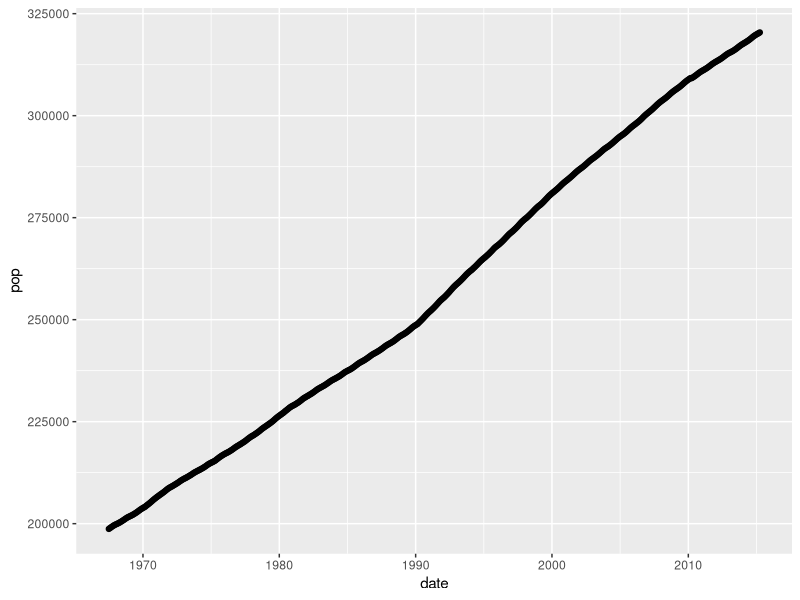
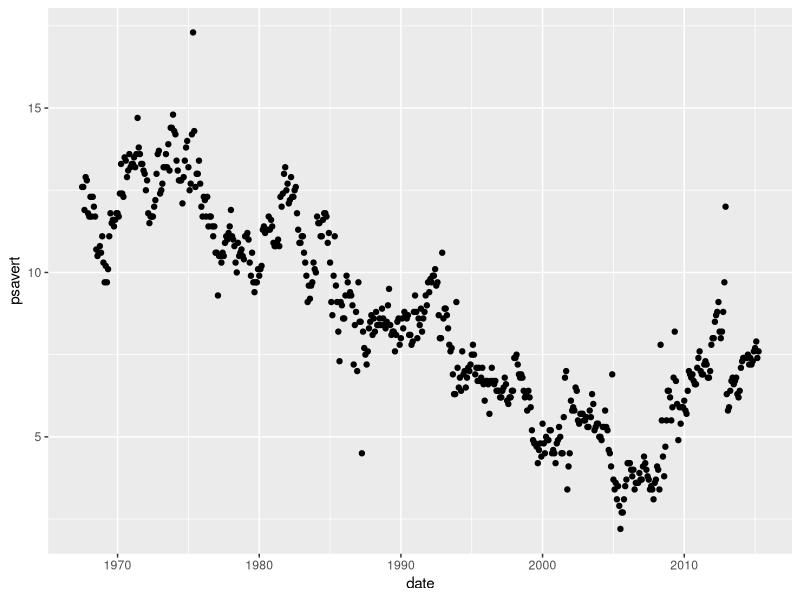
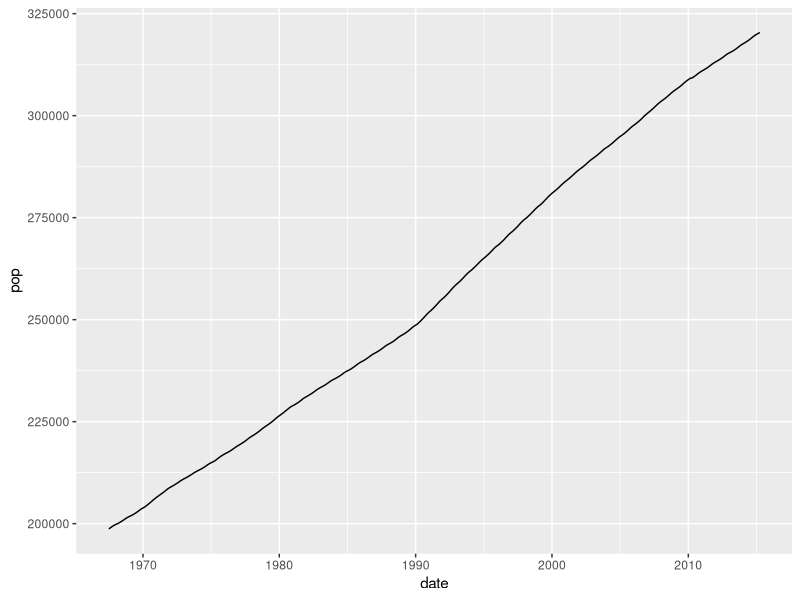
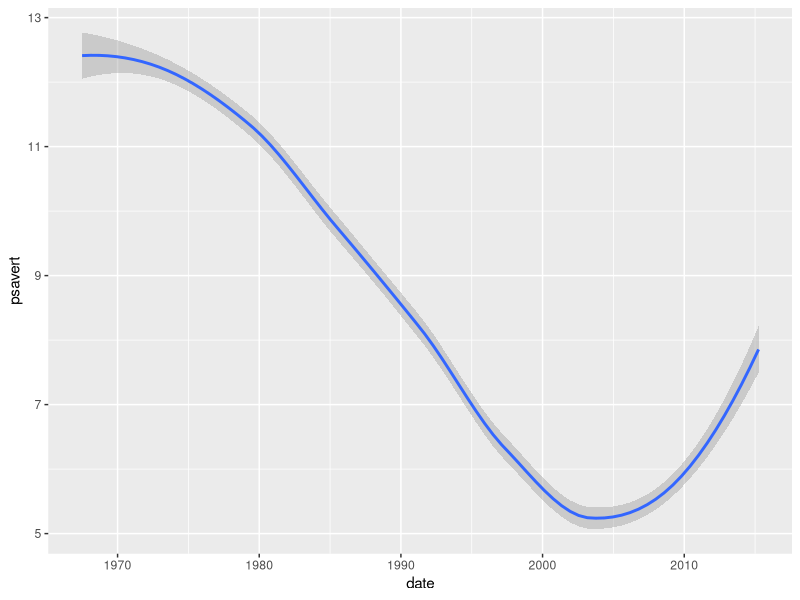
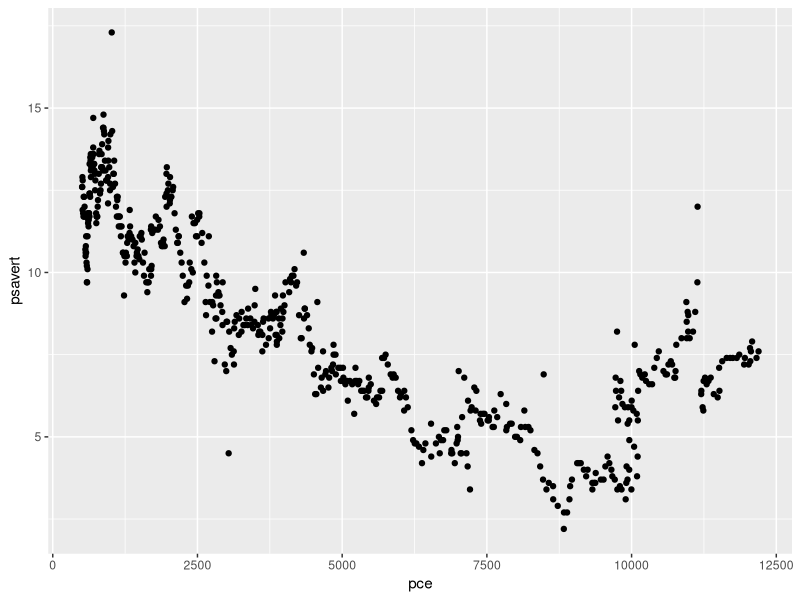
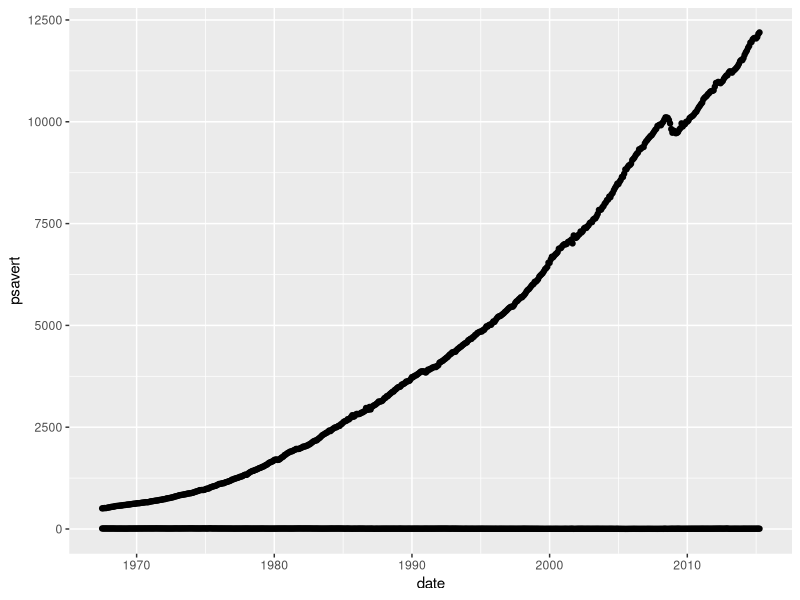
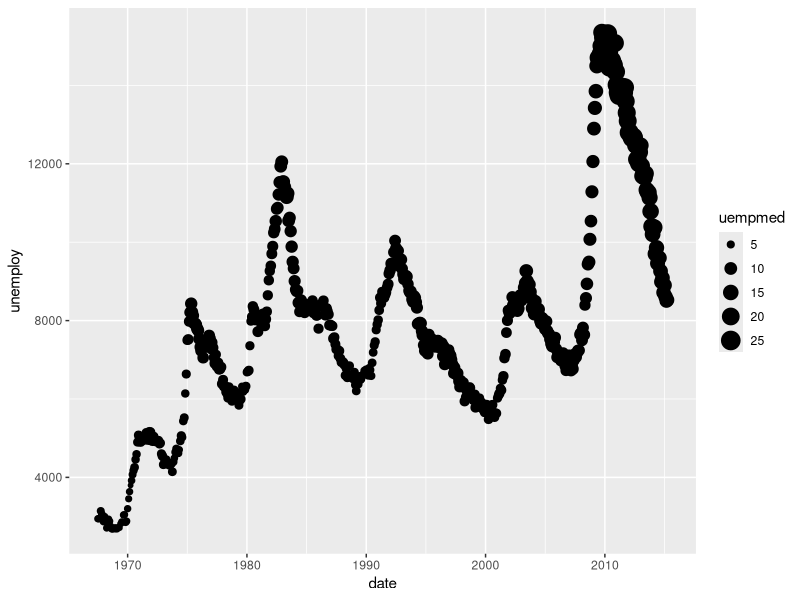
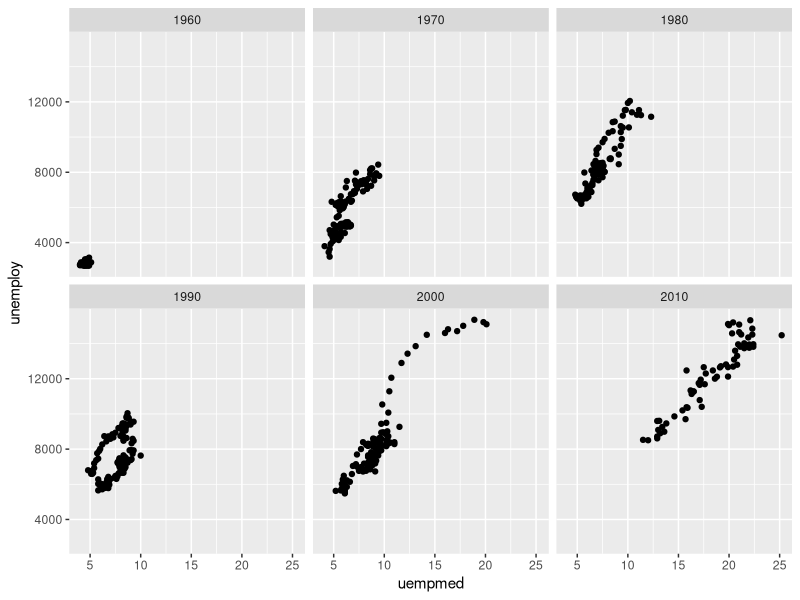

Source code (R) for these figures, in order:
# Book: R for Data Science https://r4ds.had.co.nz
# Chapters 1-4 

# View dataset "economics" from ggplot2. Read help on this dataset. 
# For each variable see meaning, type and values. 

install.packages("lubridate")
library("lubridate")
library("ggplot2")

?economics
View (economics)
str (economics)
economics$model
economics$date

# Exersice 1. For any of 5 timeseries (pce, pop, psavert, uempmed, unemploy) make plots (x = date) using geoms point, line and smooth.

ggplot(data = economics) +
     geom_point(mapping = aes(x = date, y =pop))
ggsave("img/plot_point_pop.pdf")
ggsave("img/plot_point_pop.png")

ggplot(data = economics) +
  geom_point(mapping = aes(x = date, y =psavert))
ggsave("img/plot_point_psavert.png")

ggplot(data = economics) +
  geom_line(mapping = aes(x = date, y =pop))
ggsave("img/plot_line_pop.png")

ggplot(data = economics) +
  geom_smooth(mapping = aes(x = date, y =psavert))
ggsave("img/plot_smooth_psavert.png")

# Exersice 2. Display pce and psavert on one plot.

ggplot(data = economics) +
  geom_point(mapping = aes(x = pce, y =psavert))
ggsave("img/plot_pce_psavert.png")

ggplot(data = economics) +
  geom_point(mapping = aes(x = date, y =psavert))+geom_point(mapping = aes(x = date, y = pce))
ggsave("img/plot_pce+psavert.png")

# Exersice 3. Display three variables on one scatterplot (x = date, y = unemploy, size = uempmed).

ggplot(data = economics) +
  geom_point(mapping = aes(x = date, y =unemploy, size = uempmed))
ggsave("img/exercise_3.png")

# Exersice 4. Run the following code line by line and explain what it does.

economics$date
#посмотрели на date

year(economics$date)
#оставили только года

my_economics <- economics
my_economics$decade <- year(economics$date) %/% 10 * 10
#создали новый cтолбец данных декада

class(my_economics$decade)
#поняли, что decade принадлежит к классу чисел

my_economics$decade <- as.factor(my_economics$decade)

class(my_economics$decade)
#присвоили decade класс factor

# Exersice 5. Plot for x = uempmed, y = unemploy facet_wrap on decade.

ggplot(data = my_economics) +
  geom_point(mapping = aes(x = uempmed, y = unemploy)) +
  facet_wrap(~ decade)
ggsave("img/ex4_facwt_wrap.png")

# Exersice 6. On one plot (x = uempmed, y = unemploy) display a separate geom_smoth object for each decade.

ggplot(data = my_economics) +
  geom_smooth(mapping = aes(x = uempmed, y = unemploy)) +
  facet_grid(~ decade)
ggsave("img/ex6_facet_grid.png")

# Exersice 7. Plot histogram for unemploy for each decade.

ggplot(economics, aes(unemploy)) +
  geom_histogram()
ggsave("img/ex7_histogram_unemploy.png")

ggplot(my_economics, aes(unemploy, fill = decade)) +
  geom_histogram()
ggsave("img/ex7_histogram_unemploy.png")

# Exersice 8. Plot geom_boxplot and stat_summary for unemploy for each decade.

ggplot(my_economics, aes(x = decade, y = unemploy)) +
  geom_boxplot() +
  coord_flip()
ggsave("img/ex8_boxplot_unemploy.png")

ggplot(my_economics) +
  stat_summary(
    mapping = aes(x = decade, y = unemploy),
    fun.ymin = min,
    fun.ymax = max,
    fun.y = median
  )
ggsave("img/ex8_stat_summary_unemploy.png")

# Exersice 9. Save one of the plots to directory img

# Exersice 10. Compose 3 questions (in Russian and English) on the topic 'visualisation' with 3-4 variants of answers only 1 of wich is correct



